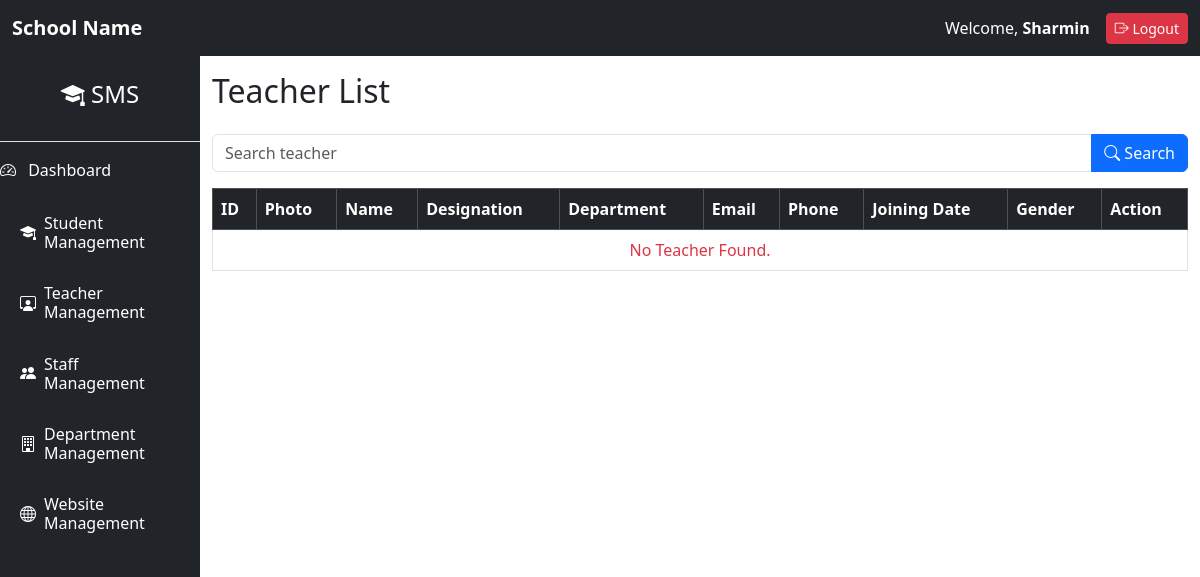
Before: /teachers/ (signed in) with the older database file.
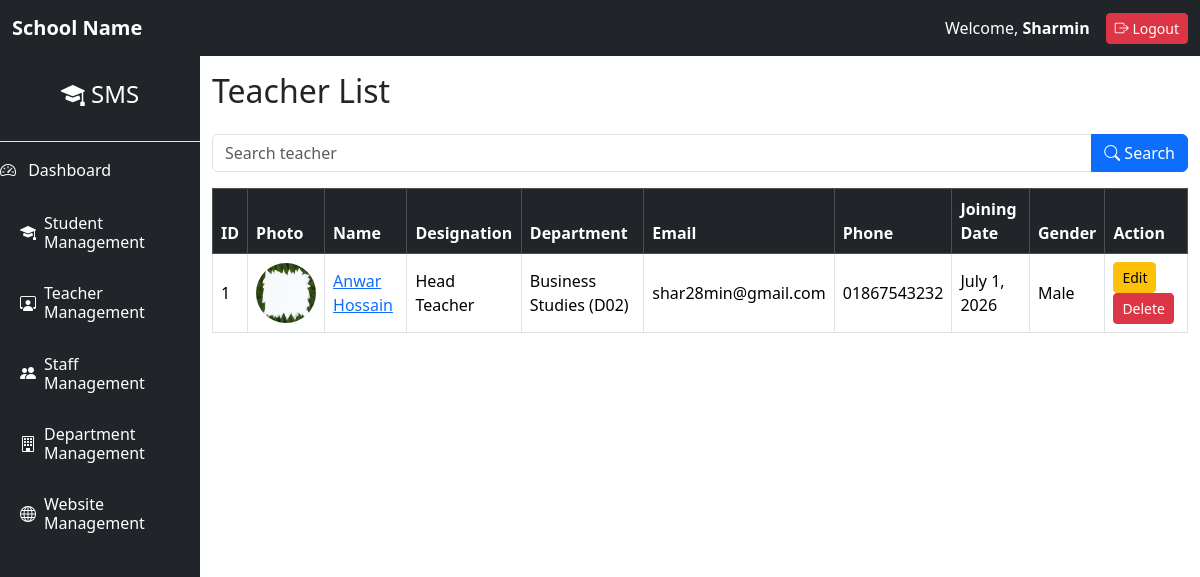
After: the same page with the newer database file.
### teachers/models.py (models this page shows, shortened)
class Teacher(models.Model):
    GENDER_CHOICES = [
        ("Male", "Male"),
        ("Female", "Female"),
        ("Other", "Other"),
    ]
    RELIGION_CHOICES = [
        ("Islam", "Islam"),
        ("Hindu", "Hindu"),
        ("Buddhist", "Buddhist"),
        ("Christian", "Christian"),
        ("Other", "Other"),
    ]
    DESIGNATION_CHOICES = [
        ("Head Teacher", "Head Teacher"),
        ("Assistant Head Teacher", "Assistant Head Teacher"),
        ("Senior Teacher", "Senior Teacher"),
        ("Assistant Teacher", "Assistant Teacher"),
    ]
    created_by = models.ForeignKey(settings.AUTH_USER_MODEL,on_delete=models.CASCADE)
    name = models.CharField(max_length=100)
    designation = models.CharField(
        max_length=30,
        choices=DESIGNATION_CHOICES
    )
    department = models.ForeignKey(
    Department,
    on_delete=models.PROTECT
    )
    email = models.EmailField(unique=True)
    phone = models.CharField(
        max_length=11,
        validators=[
            RegexValidator(
                regex=r'^01[3-9]\d{8}$',
                message="Enter a valid Bangladeshi phone number."
            )
        ]
    )
    dob = models.DateField()
    joining_date = models.DateField()
    religion = models.CharField(
        max_length=20,
        choices=RELIGION_CHOICES
    )
    gender = models.CharField(
        max_length=10,
        choices=GENDER_CHOICES
    )
    photo = models.ImageField(
        upload_to="teacher_images/",
        blank=True,
        null=True
    )

### departments/models.py (models this page shows)
class Department(models.Model):
    name = models.CharField(
        max_length=100,
        unique=True
    )
    department_code = models.CharField(
        max_length=20,
        unique=True
    )
    created_at = models.DateTimeField(
        auto_now_add=True
    )
    updated_at = models.DateTimeField(
        auto_now=True
    )
    def __str__(self):
        return f"{self.name} ({self.department_code})"

### teachers/views.py (the view, shortened to what this page needs)
# urls.py: path("", views.TeacherListView.as_view(), name="teacher_list"),
class TeacherListView(LoginRequiredMixin,BaseListMixin,ListView):
    model = Teacher
    template_name = "teacher_list.html"
    context_object_name = "teachers"
    def get_queryset(self):
        query = self.request.GET.get("q")
        queryset = Teacher.objects.all()
        return queryset.order_by(*self.ordering)

### teachers/templates/teacher_list.html (shortened to what this page needs)
{% extends 'base.html' %}
{% block content %}
<div class="d-flex justify-content-between align-items-center mb-3">
    <h2>Teacher List</h2>
</div>
{% include "search_form.html" with placeholder="Search teacher" %}
<table class="table table-bordered table-hover align-middle">
    <thead class="table-dark">
        <tr>
            <th>ID</th>
            <th>Photo</th>
            <th>Name</th>
            <th>Designation</th>
            <th>Department</th>
            <th>Email</th>
            <th>Phone</th>
            <th>Joining Date</th>
            <th>Gender</th>
            <th>Action</th>
        </tr>
    </thead>
    <tbody>
        {% for teacher in teachers %}
        <tr>
            <td>{{ teacher.id }}</td>
            <td>
                {% if teacher.photo %}
                    <img
                        src="{{ teacher.photo.url }}"
                        width="60"
                        height="60"
                        class="rounded-circle">
                {% else %}
                    No Photo
                {% endif %}
            </td>
            <td>
                <a href="{% url 'teacher_detail' teacher.id %}">
                    {{ teacher.name }}
                </a>
            </td>
            <td>{{ teacher.designation }}</td>
            <td>{{ teacher.department }}</td>
            <td>{{ teacher.email }}</td>
            <td>{{ teacher.phone }}</td>
            <td>{{ teacher.joining_date }}</td>
            <td>{{ teacher.gender }}</td>
            <td>
                {% if perms.teachers.change_teacher %}
                <a
                    href="{% url 'teacher_edit' teacher.id %}"
                    class="btn btn-warning btn-sm">
                    Edit
                </a>
                {% endif %}
                {% if perms.teachers.delete_teacher %}
                <a
                    href="{% url 'teacher_delete' teacher.id %}"
                    class="btn btn-danger btn-sm">
                    Delete
                </a>
                {% endif %}
            </td>
        </tr>
        {% empty %}
        <tr>
            <td colspan="10"
                class="text-center text-danger">
                No Teacher Found.
            </td>
        </tr>
        {% endfor %}
    </tbody>
</table>
{% endblock %}

### core/templates/base.html (shortened to what this page needs)
<!DOCTYPE html>
<html lang="en">
<head>
    <link href="https://cdn.jsdelivr.net/npm/bootstrap@5.3.8/dist/css/bootstrap.min.css"
          rel="stylesheet">
    <link href="https://cdn.jsdelivr.net/npm/bootstrap-icons@1.13.1/font/bootstrap-icons.css"
          rel="stylesheet">
</head>
<body>
<nav class="navbar navbar-dark bg-dark">
    <div class="container-fluid">
        <a class="navbar-brand fw-bold"
           href="{% url 'student_list' %}">
            School Name
        </a>
        <div class="d-flex align-items-center">
            <span class="text-white me-3">
                Welcome,
                <strong>{{ request.user.username }}</strong>
            </span>
            <form action="{% url 'logout' %}" method="POST">
                <button
                    type="submit"
                    class="btn btn-danger btn-sm">
                    <i class="bi bi-box-arrow-right"></i>
                    Logout
                </button>
            </form>
        </div>
    </div>
</nav>
<div class="container-fluid">
    <div class="row">
        {% include 'sidebar.html' %}
        <div class="col-md-9 col-lg-10 mt-3">
            {% block content %}
            {% endblock %}
        </div>
    </div>
</div>
</body>
</html>

### core/templates/sidebar.html (shortened to what this page needs)
<div class="col-md-3 col-lg-2 bg-dark text-white min-vh-100 p-0">
    <div class="text-center py-4 border-bottom">
        <h4>
            <i class="bi bi-mortarboard-fill"></i>
            SMS
        </h4>
    </div>
    <div class="accordion accordion-flush" id="sidebarAccordion">
        <a href="{% url 'dashboard' %}"
           class="list-group-item list-group-item-action bg-dark text-white border-0 py-3">
            <i class="bi bi-speedometer2 me-2"></i>
            Dashboard
        </a>
        <div class="accordion-item bg-dark border-0">
            <h2 class="accordion-header">
                <button
                    class="accordion-button collapsed bg-dark text-white shadow-none"
                    type="button"
                    data-bs-toggle="collapse"
                    data-bs-target="#studentMenu">
                    <i class="bi bi-mortarboard-fill me-2"></i>
                    Student Management
                </button>
            </h2>
        </div>
        <div class="accordion-item bg-dark border-0">
            <h2 class="accordion-header">
                <button
                    class="accordion-button collapsed bg-dark text-white shadow-none"
                    type="button"
                    data-bs-toggle="collapse"
                    data-bs-target="#teacherMenu">
                    <i class="bi bi-person-workspace me-2"></i>
                    Teacher Management
                </button>
            </h2>
        </div>
        <div class="accordion-item bg-dark border-0">
            <h2 class="accordion-header">
                <button
                    class="accordion-button collapsed bg-dark text-white shadow-none"
                    type="button"
                    data-bs-toggle="collapse"
                    data-bs-target="#staffMenu">
                    <i class="bi bi-people-fill me-2"></i>
                    Staff Management
                </button>
            </h2>
        </div>
<div class="accordion-item bg-dark border-0">
    <h2 class="accordion-header">
        <button
            class="accordion-button collapsed bg-dark text-white shadow-none"
            type="button"
            data-bs-toggle="collapse"
            data-bs-target="#departmentMenu">
            <i class="bi bi-building me-2"></i>
            Department Management
        </button>
    </h2>
</div>
        <div class="accordion-item bg-dark border-0">
            <h2 class="accordion-header">
                <button
                    class="accordion-button collapsed bg-dark text-white shadow-none"
                    type="button"
                    data-bs-toggle="collapse"
                    data-bs-target="#websiteMenu">
                    <i class="bi bi-globe me-2"></i>
                    Website Management
                </button>
            </h2>
        </div>
    </div>
</div>

### core/templates/search_form.html
<form method="GET" class="mb-3">
    <div class="input-group">
        <input
            type="text"
            name="q"
            class="form-control"
            placeholder="{{ placeholder }}"
            value="{{ request.GET.q }}">
        <button
            class="btn btn-primary"
            type="submit">
            <i class="bi bi-search"></i>
            Search
        </button>
    </div>
</form>

Changed rows visible on the page:
added Teacher: id "1", photo (picture), name "Anwar Hossain", designation "Head Teacher", department "Business Studies (D02)", email "shar28min@gmail.com", phone "01867543232", joining_date "July 1, 2026", gender "Male"
Other visible differences:
text no longer shown: "No Teacher Found."
